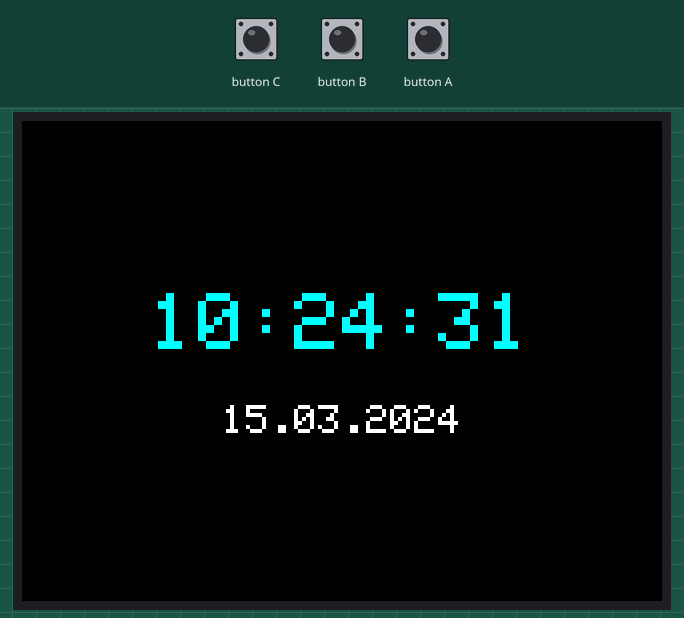
Bench run of a sketch on a simulated ESP32. Parts: 320×240 colour display. The inputs (shaded band) are chosen by the test bench. WiFi joins after 1.5 s; servers stay silent unless stated; the local clock reads 2024-03-15 10:24:30 at power-on unless the sketch sets it.

Above: at 2.9 s.
3.0 s: button A pressed for 1.3 s
At 4.4 s:
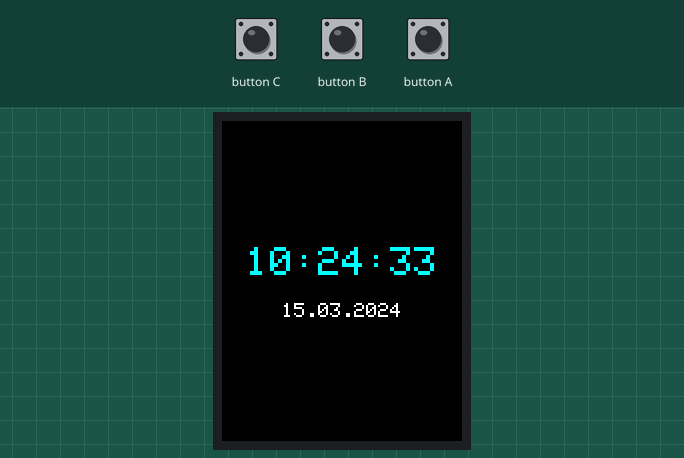
6.5 s: button A pressed for 1.3 s
At 8.1 s:
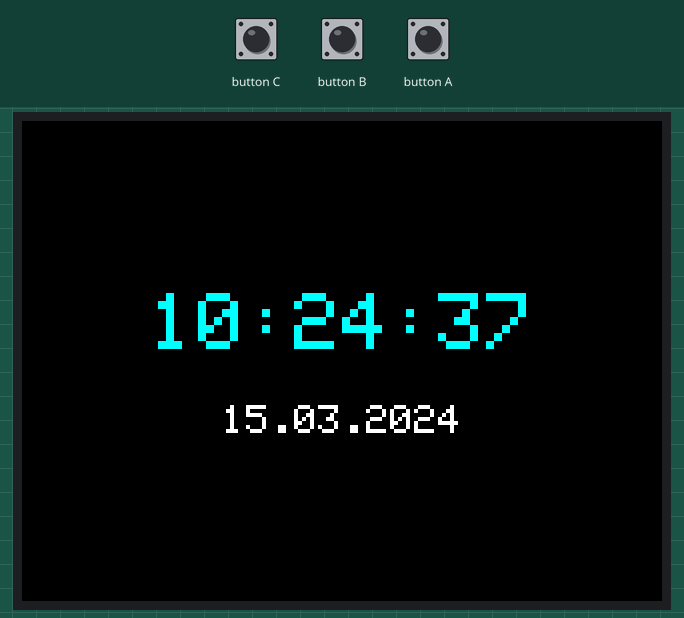
Timing chart, 0 to 9.6 s (numbered marks = the images above; inputs shaded):
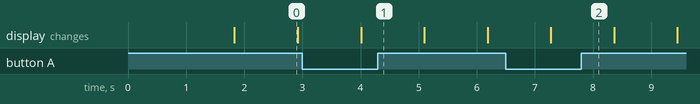

The sketch:

main.ino
```cpp
#include <M5Unified.h>
#include <WiFi.h>
#include <time.h>

// Заполни своими данными Wi-Fi.
static const char* WIFI_SSID = "YOUR_WIFI_SSID";
static const char* WIFI_PASS = "YOUR_WIFI_PASSWORD";

// NTP настройка.
static const long GMT_OFFSET_SEC = 3 * 3600;  // UTC+3
static const int DAYLIGHT_OFFSET_SEC = 0;
static const char* NTP_SERVER_1 = "pool.ntp.org";
static const char* NTP_SERVER_2 = "time.nist.gov";

void drawClock() {
  struct tm timeinfo;
  if (!getLocalTime(&timeinfo)) {
    M5.Display.fillScreen(BLACK);
    M5.Display.setTextColor(RED, BLACK);
    M5.Display.setTextSize(2);
    M5.Display.setCursor(8, 50);
    M5.Display.println("Time sync...");
    return;
  }

  char timeBuf[16];
  char dateBuf[24];
  strftime(timeBuf, sizeof(timeBuf), "%H:%M:%S", &timeinfo);
  strftime(dateBuf, sizeof(dateBuf), "%d.%m.%Y", &timeinfo);

  M5.Display.fillScreen(BLACK);
  M5.Display.setTextDatum(middle_center);

  M5.Display.setTextColor(CYAN, BLACK);
  M5.Display.setTextSize(4);
  M5.Display.drawString(timeBuf, M5.Display.width() / 2, M5.Display.height() / 2 - 18);

  M5.Display.setTextColor(WHITE, BLACK);
  M5.Display.setTextSize(2);
  M5.Display.drawString(dateBuf, M5.Display.width() / 2, M5.Display.height() / 2 + 30);
}

void setup() {
  auto cfg = M5.config();
  M5.begin(cfg);

  M5.Display.setRotation(1);
  M5.Display.fillScreen(BLACK);
  M5.Display.setTextColor(YELLOW, BLACK);
  M5.Display.setTextSize(2);
  M5.Display.setCursor(8, 8);
  M5.Display.println("M5Stick S3 Clock");
  M5.Display.println("Connecting WiFi...");

  WiFi.mode(WIFI_STA);
  WiFi.begin(WIFI_SSID, WIFI_PASS);

  uint32_t start = millis();
  while (WiFi.status() != WL_CONNECTED && (millis() - start) < 15000) {
    delay(250);
  }

  configTime(GMT_OFFSET_SEC, DAYLIGHT_OFFSET_SEC, NTP_SERVER_1, NTP_SERVER_2);
}

void loop() {
  M5.update();

  // Кнопка A меняет ориентацию экрана.
  if (M5.BtnA.wasPressed()) {
    static uint8_t rotation = 1;
    rotation = (rotation + 1) % 4;
    M5.Display.setRotation(rotation);
  }

  drawClock();
  delay(1000);
}
```

Measured:
- what the display in image 0 shows lasts 1.1 s, from 1.8 s to 2.9 s
